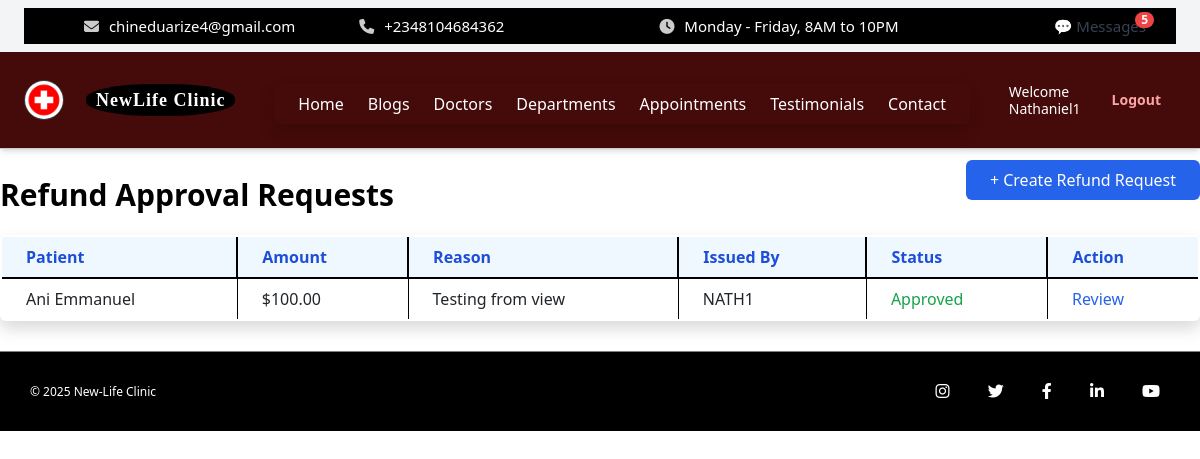
Screenshot of /dashboard/admin/refunds/ (signed in) with the database file from the repository.
### core/models.py (models this page shows, shortened)
class HeaderSettings(models.Model):
    hospital_name = models.CharField(max_length=100, default='My Hospital')
    logo = models.ImageField(upload_to='logos/', blank=True, null=True)
    menu_1 = models.CharField(max_length=50, default='Home')
    menu_2 = models.CharField(max_length=50, default='Services')
    menu_3 = models.CharField(max_length=50, default='Doctors')
    menu_4 = models.CharField(max_length=50, default='Departments')
    menu_5 = models.CharField(max_length=50, default='Appointments')
    menu_6 = models.CharField(max_length=50, default='About')
    menu_7 = models.CharField(max_length=50, default='Contact')
    email = models.EmailField(blank=True)
    phone = models.CharField(max_length=20, blank=True)
    working_hours = models.CharField(max_length=100, default="Monday - Friday, 8AM to 10PM")

class User(AbstractUser):
    ROLE_CHOICES = [
        ('admin', 'Admin'),
        ('doctor', 'Doctor'),
        ('nurse', 'Nurse'),
        ('receptionist', 'Receptionist'),
        ('pharmacist', 'Pharmacist'),
        ('labtech', 'Lab Technician'),
        ('patient', 'Patient'),
        ('cashier', 'Cashier'),
    ]
    role = models.CharField(max_length=20, choices=ROLE_CHOICES)

class RefundRequest(models.Model):
    payment = models.ForeignKey(Payment, on_delete=models.CASCADE)
    refund_amount = models.DecimalField(max_digits=10, decimal_places=2)
    reason = models.TextField()
    issued_by = models.ForeignKey(User, on_delete=models.SET_NULL, null=True, related_name='issued_refunds')
    approved_by = models.ForeignKey(
    settings.AUTH_USER_MODEL,
    on_delete=models.SET_NULL,
    null=True,
    blank=True,
    related_name='refunds_approved_core'
)
    approval_status = models.CharField(max_length=10, choices=[
        ('Pending', 'Pending'),
        ('Approved', 'Approved'),
        ('Rejected', 'Rejected')
    ], default='Pending')
    admin_note = models.TextField(blank=True, null=True)
    created_at = models.DateTimeField(auto_now_add=True)

class FooterSettings(models.Model):
    copyright_text = models.CharField(max_length=255, default="© 2025 New-Life Clinic")
    instagram_url = models.URLField(blank=True, null=True)
    twitter_url = models.URLField(blank=True, null=True)
    facebook_url = models.URLField(blank=True, null=True)
    linkedin_url = models.URLField(blank=True, null=True)
    youtube_url = models.URLField(blank=True, null=True)

### cashier/models.py (models this page shows, shortened)
class Payment(models.Model):
    PAYMENT_METHOD_CHOICES = [
        ('cash', 'Cash'),
        ('pos', 'POS (Card)'),
        ('bank_transfer', 'Bank Transfer'),
        ('mobile', 'Mobile Payment'),
        ('insurance', 'Insurance'),
    ]
    patient = models.ForeignKey(
        'core.Patient',  # ✅ use app_name.ModelName as string
        on_delete=models.CASCADE
    )
    patient_name = models.CharField(max_length=100)
    amount = models.DecimalField(max_digits=10, decimal_places=2)
    payment_method = models.CharField(max_length=20, choices=PAYMENT_METHOD_CHOICES)
    reference_number = models.CharField(max_length=100, blank=True, null=True)
    received_by = models.ForeignKey(User, on_delete=models.SET_NULL, null=True)
    date_received = models.DateTimeField(auto_now_add=True)
    remarks = models.TextField(blank=True, null=True)

### admin_panel/views.py (the view)
# urls.py: path('refunds/', refund_approval_list, name='refund_approval_list'),
@login_required
def refund_approval_list(request):
    refunds = RefundRequest.objects.select_related('payment', 'issued_by').order_by('-created_at')
    return render(request, 'admin_panel/refund_approval_list.html', {'refunds': refunds})

### core/context_processors.py (called while the page is built)
def header_settings(request):
    try:
        settings = HeaderSettings.objects.first()
    except HeaderSettings.DoesNotExist:
        settings = None
    return {'header_settings': settings}

def footer_settings(request):
    footer = FooterSettings.objects.first()
    return {'footer_settings': footer}

def appointment_form_processor(request):
    return {
        'footer_appointment_form': AppointmentForm()
    }

def unread_message_context(request):
    context = {}
    if request.user.is_authenticated:
        unread_messages = Message.objects.filter(recipient=request.user, is_read=False)
        context['unread_count'] = unread_messages.count()
        context['unread_messages'] = unread_messages[:5]
    else:
        context['unread_count'] = 0
    unread_enquiries = Enquiry.objects.filter(is_read=False)
    context['unread_enquiry_count'] = unread_enquiries.count()
    context['unread_enquiries'] = unread_enquiries[:5]
    context['total_unread_count'] = context['unread_count'] + context['unread_enquiry_count']
    return context

def footer_form(request):
    return {
        'footer_appointment_form': AppointmentForm()
    }

### admin_panel/templates/admin_panel/refund_approval_list.html
{% extends "core/base.html" %}
{% block content %}
<div class="flex justify-between items-center mb-6">
  <h2 class="text-2xl font-bold text-blue-700">Refund Approval Requests</h2>
  <a href="{% url 'cashier:create_refund_request' %}"
     class="bg-blue-600 text-white px-4 py-2 rounded hover:bg-blue-700">
    + Create Refund Request
  </a>
</div>
<table class="min-w-full bg-white rounded shadow overflow-hidden">
  <thead class="bg-gray-100 text-gray-700 text-left">
    <tr>
      <th class="py-2 px-4">Patient</th>
      <th class="py-2 px-4">Amount</th>
      <th class="py-2 px-4">Reason</th>
      <th class="py-2 px-4">Issued By</th>
      <th class="py-2 px-4">Status</th>
      <th class="py-2 px-4">Action</th>
    </tr>
  </thead>
  <tbody class="divide-y divide-gray-200">
    {% for refund in refunds %}
    <tr class="hover:bg-gray-50">
      <td class="py-2 px-4">{{ refund.payment.patient_name }}</td>
      <td class="py-2 px-4">${{ refund.refund_amount }}</td>
      <td class="py-2 px-4">{{ refund.reason|truncatechars:40 }}</td>
      <td class="py-2 px-4">{{ refund.issued_by }}</td>
      <td class="py-2 px-4">
        {% if refund.approval_status == 'Pending' %}
          <span class="text-yellow-600 font-medium">Pending</span>
        {% elif refund.approval_status == 'Approved' %}
          <span class="text-green-600 font-medium">Approved</span>
        {% elif refund.approval_status == 'Rejected' %}
          <span class="text-red-600 font-medium">Rejected</span>
        {% endif %}
      </td>
      <td class="py-2 px-4">
        <a href="{% url 'admin_panel:approve_refund' refund.id %}" class="text-blue-600 hover:underline">
          Review
        </a>
      </td>
    </tr>
    {% empty %}
    <tr>
      <td colspan="6" class="text-center py-6 text-gray-500">
        No refund requests found.
      </td>
    </tr>
    {% endfor %}
  </tbody>
</table>
{% endblock %}

### core/templates/core/base.html (shortened to what this page needs)
<!DOCTYPE html>
<html lang="en" class="dark">
{% load static %}
{% load widget_tweaks %}
<head>
  <link rel="stylesheet" href="{% static 'core/css/style.css' %}">
  <script src="https://cdn.tailwindcss.com"></script>
  <link rel="stylesheet" href="https://cdnjs.cloudflare.com/ajax/libs/font-awesome/6.4.0/css/all.min.css">
  <link href="https://cdn.jsdelivr.net/npm/bootstrap@5.3.0/dist/css/bootstrap.min.css" rel="stylesheet">
</head>
<body>
  <div class="fixed-header bg-gray-100 px-4 py-2 text-sm">
  <div class="topbar flex flex-wrap items-center justify-between gap-4 sm:gap-0">
    <div class="topbar-left flex flex-col sm:flex-row items-start sm:items-center gap-1 sm:gap-4 flex-wrap text-center sm:text-left">
      {% if header_settings.email %}
        <span><i class="fas fa-envelope"></i> {{ header_settings.email }}</span>
      {% endif %}
      {% if header_settings.phone %}
        <span><i class="fas fa-phone"></i> {{ header_settings.phone }}</span>
      {% endif %}
    </div>
    <div class="topbar-right flex flex-col sm:flex-row items-start sm:items-center gap-1 sm:gap-4 flex-wrap text-center sm:text-left">
      {% if header_settings.working_hours %}
        <span><i class="fas fa-clock"></i> {{ header_settings.working_hours }}</span>
      {% endif %}
    </div>
    <a href="{% url 'admin_panel:inbox' %}" class="relative text-gray-700 no-print whitespace-nowrap">
      💬 Messages
      {% if total_unread_count > 0 %}
        <span class="absolute -top-1 -right-2 bg-red-500 text-white text-xs font-bold rounded-full px-1.5">
          {{ total_unread_count }}
        </span>
      {% endif %}
    </a>
  </div>
</div>
    <header class="header-bar flex items-center justify-between flex-wrap bg-red-950 p-4 shadow-md w-full gap-4 sm:gap-0">
  <div class="logo-title flex items-center space-x-3 flex-shrink-0">
    {% if header_settings.logo %}
      <img src="{{ header_settings.logo.url }}" alt="Logo" class="logo-img h-10 w-10 object-cover">
    {% else %}
      <img src="{% static 'core/img/default_logo.png' %}" alt="Default Logo" class="logo-img h-10 w-10 object-cover">
    {% endif %}
    <span class="hospital-name font-bold text-lg leading-tight text-white">
      <span class="block">{{ header_settings.hospital_name_line1|default:"NewLife Clinic" }}</span>
    </span>
  </div>
  <div class="relative flex-1 flex justify-center sm:justify-center">
    <nav id="menu-content" class="hidden sm:flex absolute sm:static top-full mt-2 sm:mt-0 bg-red-800 sm:bg-transparent shadow sm:shadow-none rounded px-4 py-2 sm:p-0 sm:rounded-none z-50 overflow-x-auto whitespace-nowrap space-x-4 sm:space-x-6">
      <a href="{% url 'landing_page' %}" class="text-white hover:text-blue-400">Home</a>
      <a href="{% url 'blogs' %}" class="text-white hover:text-blue-400">Blogs</a>
      <a href="{% url 'doctors' %}" class="text-white hover:text-blue-400">Doctors</a>
      <a href="{% url 'departments' %}" class="text-white hover:text-blue-400">Departments</a>
      <a href="{% url 'appointment' %}" class="text-white hover:text-blue-400">Appointments</a>
      <a href="{% url 'testimonials' %}" class="text-white hover:text-blue-400">Testimonials</a>
      <a href="{% url 'contact' %}" class="text-white hover:text-blue-400">Contact</a>
    </nav>
  </div>
  <div class="auth-buttons flex items-center space-x-4 flex-shrink-0 text-sm">
    {% if request.path == '/' and not request.user.is_authenticated %}
      <a href="{% url 'login' %}" class="text-blue-300 hover:underline no-print">Login</a>
    {% elif request.user.is_authenticated %}
      <span class="text-white no-print text-sm leading-tight">Welcome<br>{{ request.user.username }}</span>
      <a href="{% url 'logout' %}" class="text-red-300 hover:underline no-print">Logout</a>
    {% endif %}
  </div>
</header>
  <main>
    {% block content %}{% endblock %}
  </main>
  {% block footer %}
<div class="bottom-footer" style="min-height: 80px; margin-bottom: 20px;">
  <div class="bottom-footer-content" style="display: flex; justify-content: space-between; align-items: center; height: 100%;">
    <div class="left">
      <p>{{ footer_settings.copyright_text|default:"© 2025 New-Life Clinic" }}</p>
    </div>
    <div class="right social-icons">
      {% if footer_settings.instagram_url %}
        <a href="{{ footer_settings.instagram_url }}" target="_blank"><i class="fab fa-instagram"></i></a>
      {% endif %}
      {% if footer_settings.twitter_url %}
        <a href="{{ footer_settings.twitter_url }}" target="_blank"><i class="fab fa-twitter"></i></a>
      {% endif %}
      {% if footer_settings.facebook_url %}
        <a href="{{ footer_settings.facebook_url }}" target="_blank"><i class="fab fa-facebook-f"></i></a>
      {% endif %}
      {% if footer_settings.linkedin_url %}
        <a href="{{ footer_settings.linkedin_url }}" target="_blank"><i class="fab fa-linkedin-in"></i></a>
      {% endif %}
      {% if footer_settings.youtube_url %}
        <a href="{{ footer_settings.youtube_url }}" target="_blank"><i class="fab fa-youtube"></i></a>
      {% endif %}
    </div>
  </div>
</div>
  {% endblock %}
</body>
</html>

### core/static/core/css/style.css (style rules this page uses)
body { font-family: Arial, sans-serif; background-color: #f9fafc; color: #333; }
html { scroll-behavior: smooth; }
.header-bar { display: flex; align-items: center; justify-content: space-between; background: white; padding: 15px 30px; border-bottom: 1px solid #ccc; }
.logo-title { display: flex; align-items: center; }
.logo-img { height: 65px; margin-right: 10px; border-radius: 50%; border: 1px solid rgb(61, 60, 60); }
.hospital-name { display: inline-block; background: black; padding: 5px 10px; color: white; font-family: 'Playfair Display', serif; border-radius: 45%; font-weight: 700; letter-spacing: 1px; line-height:1.0; margin-left: 10px; }
.auth-buttons a { padding: 8px 15px; border-radius: 5px; text-decoration: none; margin-left: 10px; font-weight: 600; }
.topbar { background-color: #000; color: white; display: flex; justify-content: space-between; padding: 8px 30px; font-size: 15px; font-family: 'Segoe UI', Tahoma, Geneva, Verdana, sans-serif; }
.topbar-left span, .topbar-right span { margin-right: 30px; }
.topbar-left span { margin-left: 30px; }
.topbar i { margin-right: 6px; color: #ccc; }
.bottom-footer { width: 100%; height: 15px; background-color: black; border-top: 1px solid grey; color: white; font-size: 12px; padding: 15px 30px; box-sizing: border-box; margin-top: 30px; }
.bottom-footer-content { display: flex; justify-content: space-between; align-items: center; }
.bottom-footer .social-icons a { color: white; margin-left: 15px; font-size: 14px; transition: color 0.3s; }
.social-icons i { color: white; font-size: 16px; margin: 0 10px; transition: color 0.3s ease; }
.social-icons a { text-decoration: none; }
h2.text-2xl { text-align: center; color: #000000; margin-top: 30px; font-size: 30px }
table { border: 2px solid black; border-collapse: collapse; width: 100%; }
table thead th { background-color: #f0f8ff; color: #1D4ED8; border: 2px solid black; padding: 8px; text-align: left; transition: background-color 0.3s ease; }
table tbody td { border: 1px solid #000; padding: 8px; }

### rows the page displays
HeaderSettings: email "chineduarize4@gmail.com", phone "+2348104684362", working_hours "Monday - Friday, 8AM to 10PM", logo (picture)
User: user.username "Nathaniel1"
RefundRequest: payment.patient_name "Ani Emmanuel", refund_amount "100.00", reason "Testing from view", issued_by "NATH1", approval_status "Approved"
FooterSettings: copyright_text "© 2025 New-Life Clinic"

### other values shown
{{ total_unread_count }} "5"
{{ header_settings.hospital_name_line1|default:"NewLife Clinic" }} "NewLife Clinic"
